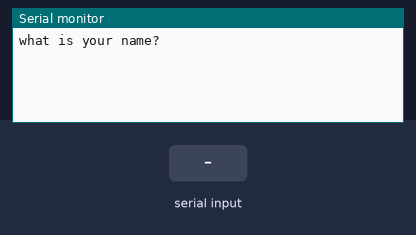
This sketch was run on a simulated Arduino Uno, built with avr-gcc and run on an emulated ATmega328P. Parts: the last lines printed to the serial monitor. The inputs (shaded band) are chosen by the test bench.

Above: at 1.2 s.
1.3 s: "1" received over Serial
At 3.5 s:
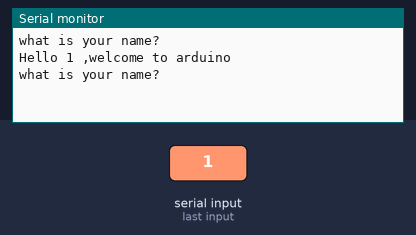
3.8 s: "0" received over Serial
At 5.2 s:
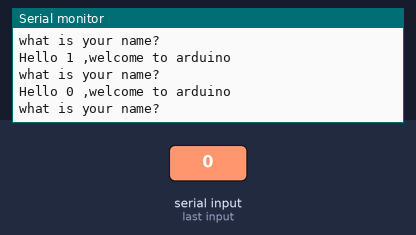
5.3 s: "2" received over Serial
At 6.7 s:
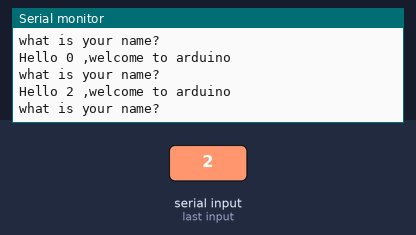

The sketch:

reading_stringtype.ino
```cpp
String myname;
String msg1="what is your name?";
String msg2="Hello ";
String msg3=" ,welcome to arduino";

void setup() {

  // put your setup code here, to run once:
Serial.begin(9600);

}

void loop() {

  // put your main code here, to run repeatedly:
Serial.println(msg1);
while(Serial.available()==0){

}
myname=Serial.readString();  //to read string type
Serial.print(msg2);
Serial.print(myname);
Serial.println(msg3);

}
```

Measured:
- after the input at 1.3 s, the serial monitor: prints a new line after 1.0 s (image 1)
- after the input at 3.8 s, the serial monitor: prints a new line after 1.0 s (image 2)
- after the input at 5.3 s, the serial monitor: prints a new line after 1.0 s (image 3)
